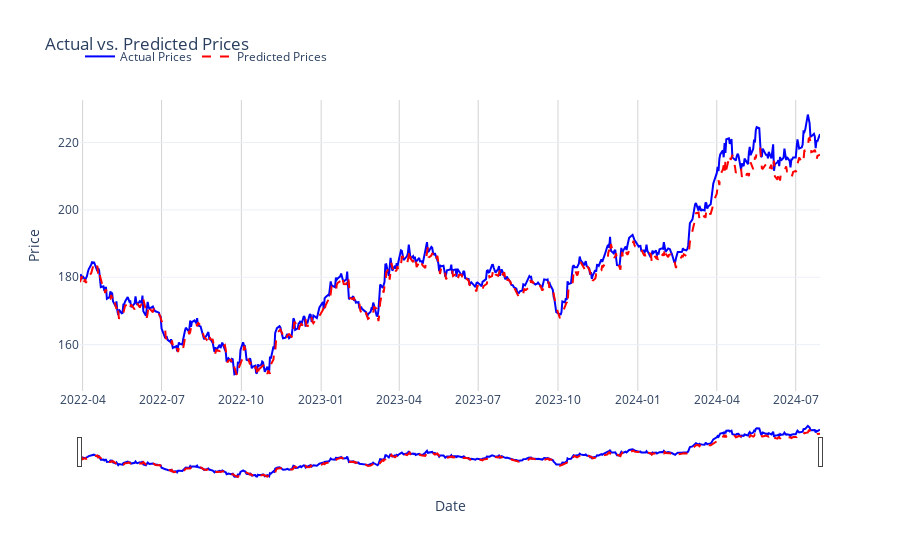

Notebook source saved alongside this figure:
### Code cell
# Create traces for actual and predicted prices
trace1 = go.Scatter(
    x=date_index,
    y=test_target.flatten(),
    mode='lines',
    name='Actual Prices',
    line=dict(color='blue')
)

trace2 = go.Scatter(
    x=date_index,
    y=y_pred.flatten(),
    mode='lines',
    name='Predicted Prices',
    line=dict(color='red', dash='dash')
)

# Create the layout
layout = go.Layout(
    title='Actual vs. Predicted Prices',
    xaxis=dict(
        title='Date',
        showgrid=True, 
        gridcolor='lightgrey',
        tickformat='%Y-%m',  # Format dates to show year and month
        rangeslider=dict(visible=True)  # Add range slider for zooming
    ),
    yaxis=dict(title='Price'),
    legend=dict(x=0, y=1.1, orientation='h'),
    template='plotly_white'
)

# Create the figure
fig = go.Figure(data=[trace1, trace2], layout=layout)

# Show the figure
fig.show()

### Figure 1 — Plotly figure (JSON) as saved in the notebook; plotly's stock layout.template omitted (floating-point values rounded to 4 significant figures; data arrays with more than 128 entries replaced by an {"elided": "..."} marker saying what was removed)
{"data": [{"line": {"color": "blue"}, "mode": "lines", "name": "Actual Prices", "type": "scatter", "x": {"elided": "586 str values"}, "y": {"elided": "586 float values"}}, {"line": {"color": "red", "dash": "dash"}, "mode": "lines", "name": "Predicted Prices", "type": "scatter", "x": {"elided": "586 str values"}, "y": {"elided": "586 float values"}}], "layout": {"legend": {"orientation": "h", "x": 0, "y": 1.1}, "title": {"text": "Actual vs. Predicted Prices"}, "xaxis": {"gridcolor": "lightgrey", "rangeslider": {"visible": true}, "showgrid": true, "tickformat": "%Y-%m", "title": {"text": "Date"}}, "yaxis": {"title": {"text": "Price"}}}}
